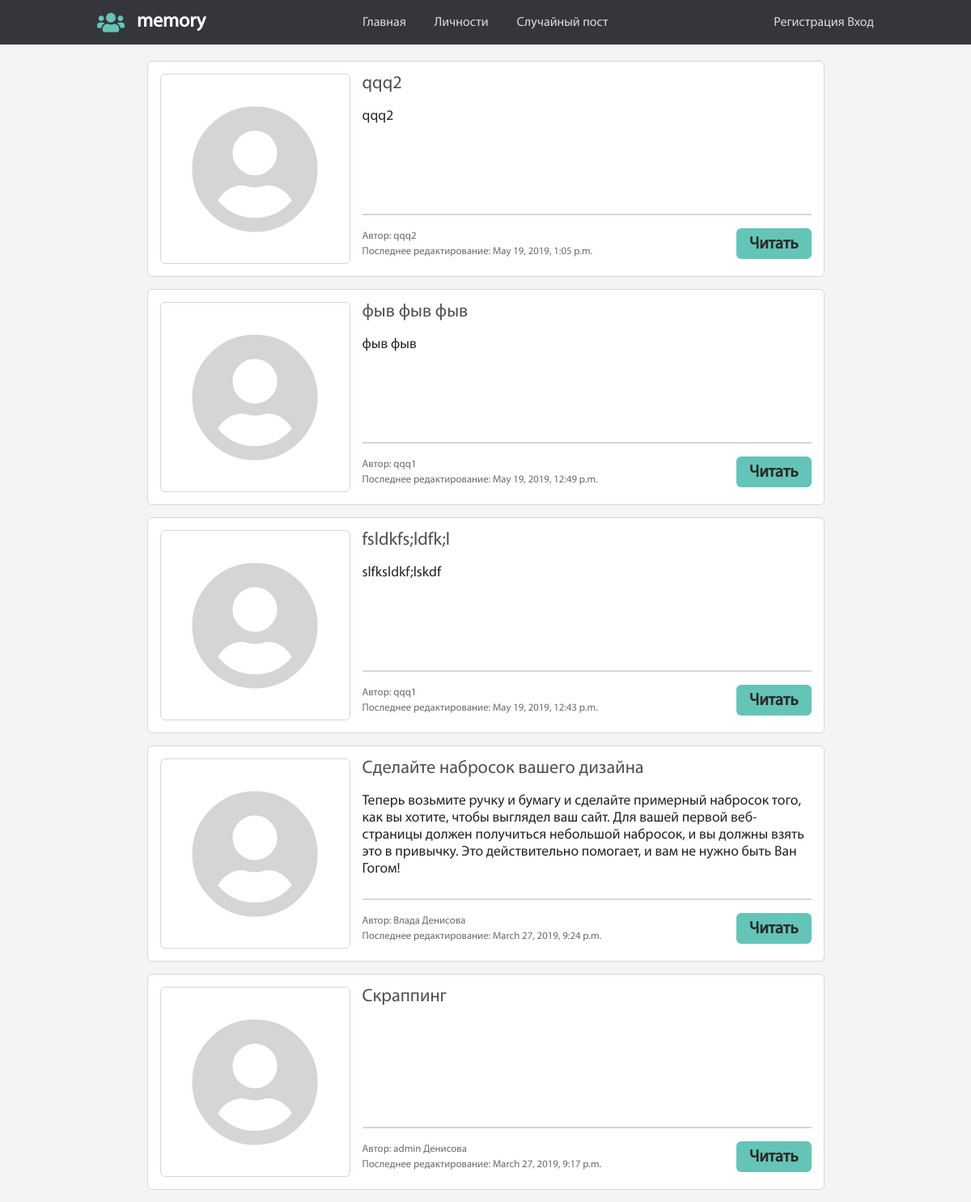
The app's page /, older data.
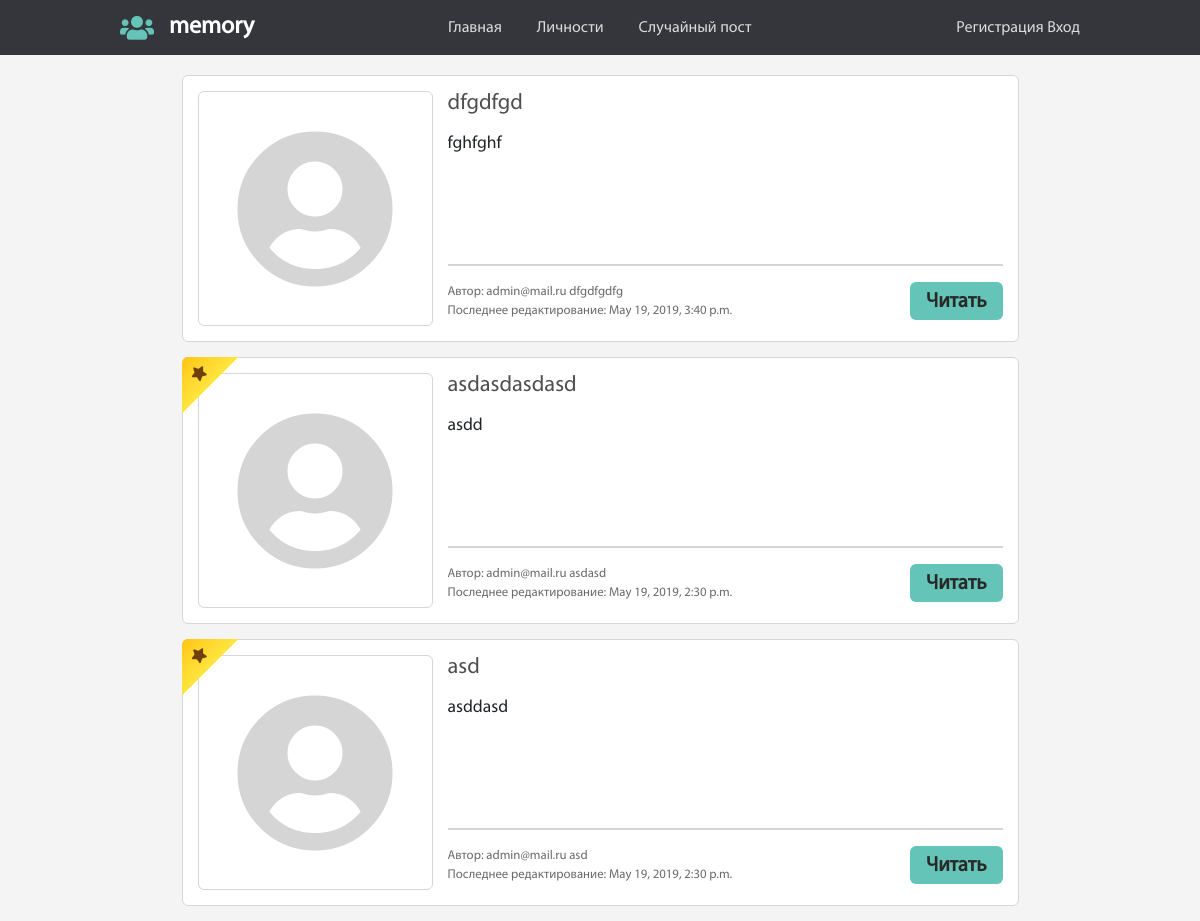
The same page, newer data.
### mysite/models.py (models this page shows, shortened)
class Post(models.Model):
    email = models.EmailField(verbose_name="email", db_index=True, blank=True)
    name = models.ForeignKey(User, on_delete=models.CASCADE, verbose_name="Имя", db_index=True, blank=True)
    second_name = models.CharField(verbose_name="Фамилия", max_length=150, db_index=True, blank=True)
    title = models.CharField(verbose_name="Заголовок", max_length=500, blank=True)
    preview = models.CharField(verbose_name= "Тизер", max_length=500, blank=True, db_index=True)
    text_post = MarkdownxField(verbose_name= "Текст поста", blank=True, db_index=True)
    CHOICE_TO_STAR = (
        (True, 'Пост известной личности'),
        (False, 'Пост обычного пользователя'),
    )
    star = models.BooleanField(verbose_name="Настройка поста", choices=CHOICE_TO_STAR, default=False)
    date_pub = models.DateTimeField(verbose_name="Дата публикации", auto_now_add=True)
    date_modified = models.DateTimeField(verbose_name="Последнее изменение", auto_now=True)
    pictures = models.CharField(verbose_name="Ссылка на картинку", max_length=500, blank=True)
    class Meta:
        ordering = ["-date_modified"]
    def get_preview(self):
        if not self.preview:
            return markdownify(self.text_post[:501]+"...")
        else:
            return self.preview
    def __str__(self):
        return self.title

### mysite/views.py (the view)
# urls.py: url(r'^$', v.posts_list, name='posts_list'),
def posts_list(request):
    posts = Post.objects.all()
    paginator = Paginator(posts, 5)
    page = request.GET.get('page')
    try:
        posts = paginator.page(page)
    except PageNotAnInteger:
        posts = paginator.page(1)
    except EmptyPage:
        posts = paginator.page(paginator.num_pages)
    return render(request, 'mysite/posts_list.html', context={'posts': posts, 'page': page})

### mysite/templates/mysite/posts_list.html (shortened to what this page needs)
{% extends 'mysite/base_page.html' %}
{% load staticfiles %}
{% block css %}
  <link rel="stylesheet" href="{% static 'css/post.css' %}">
{% endblock %}
{% block content %}
  {% for post in posts %}
    {% include "./post.html" %}
  {% endfor %}
{% endblock %}

### mysite/templates/mysite/post.html (shortened to what this page needs)
{% load staticfiles %}
{% block css %}
  <link rel="stylesheet" href="{% static 'css/post.css' %}">
{% endblock %}
<aside class="post">
  {% if post.star%}
  <div class="markstar">
    <i class="fas fa-star"></i>
  </div>
  {% endif %}
  <section class="post__img">
    <i class="fas fa-user-circle"></i>
  </section>
  <section class="post__info">
    <h3>{{ post }}</h3>
    <p class="post__prev">{{ post.get_preview }}</p>
    <hr>
    <div class="post__nav">
      <div class="post__addition">
        <span>Автор: {{post.name}} {{post.second_name}}</span></br>
        <span>Последнее редактирование: {{ post.date_modified }}</span>
      </div>
      <a class="btnn" href="{% url 'post_detail' post.id%}">Читать</a>
    </div>
  </section>
</aside>

Row changes from the older to the newer data that the page shows:
removed Post: title "qqq2", get_preview "qqq2", name "qqq2", date_modified "May 19, 2019, 1:05 p.m."
removed Post: title "фыв фыв фыв", get_preview "фыв фыв", name "qqq1", date_modified "May 19, 2019, 12:49 p.m."
removed Post: title "fsldkfs;ldfk;l", get_preview "slfksldkf;lskdf", name "qqq1", date_modified "May 19, 2019, 12:43 p.m."
removed Post: title "Сделайте набросок вашего дизайна", get_preview "Теперь возьмите ручку и бумагу и сделайте примерный набросок того, как вы хотите, чтобы выглядел ваш сайт. Для вашей первой веб-страницы должен получиться небольшой набросок, и вы должны взять это в привычку. Это действительно помогает, и вам не нужно быть Ван Гогом!", name "Влада", second_name "Денисова", date_modified "March 27, 2019, 9:24 p.m."
removed Post: title "Скраппинг", name "admin", second_name "Денисова", date_modified "March 27, 2019, 9:17 p.m."
added Post: title "dfgdfgd", get_preview "fghfghf", name "admin@mail.ru", second_name "dfgdfgdfg", date_modified "May 19, 2019, 3:40 p.m."
added Post: star True (drawn), title "asdasdasdasd", get_preview "asdd", name "admin@mail.ru", second_name "asdasd", date_modified "May 19, 2019, 2:30 p.m."
added Post: star True (drawn), title "asd", get_preview "asddasd", name "admin@mail.ru", second_name "asd", date_modified "May 19, 2019, 2:30 p.m."
